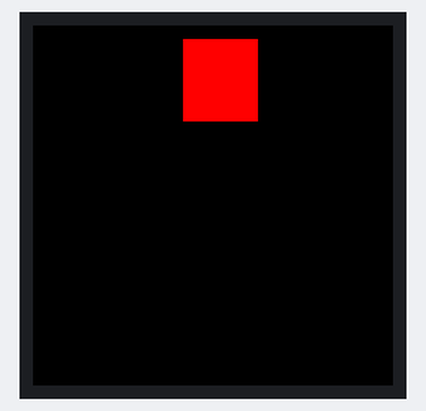
Bench run of a program on a simulated ESP32. Parts: 240×240 colour display.

Above: at 0.26 s.
At 0.89 s:
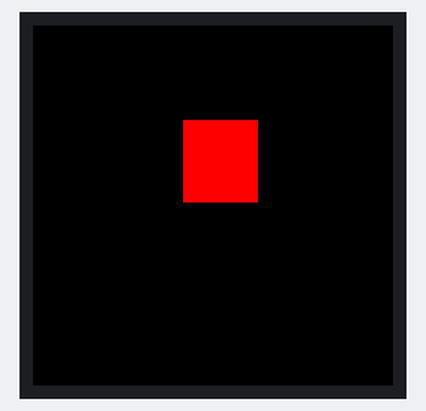
At 1.63 s:
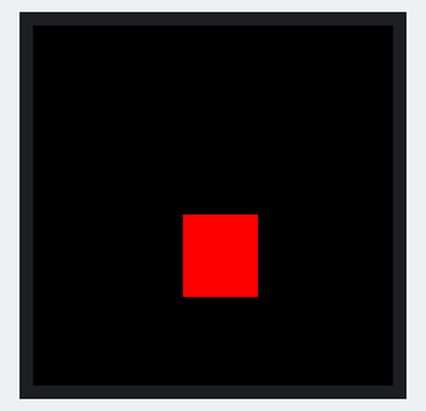
At 2.26 s:
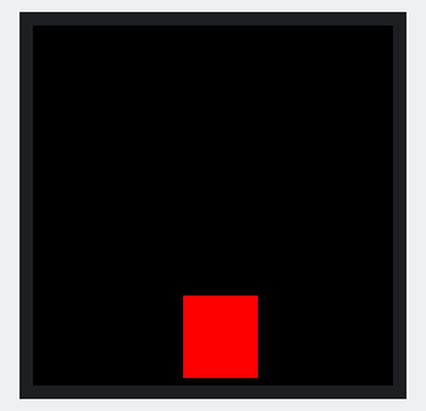
At 3.0 s:
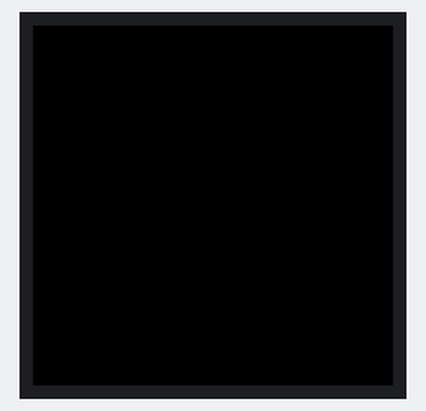
At 4.11 s:
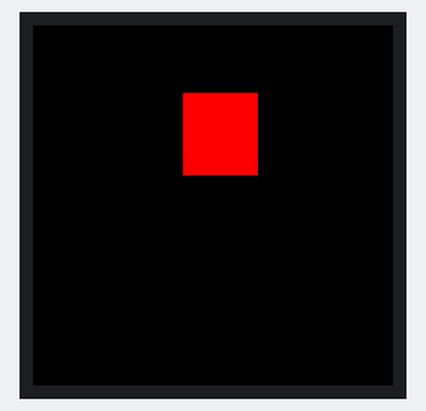

Measured:
- by itself, everything shown: repeats every 3.4 s, in 28 steps
- what the display in image 4 shows lasts 0.6 s, from 2.9 s to 3.5 s

The program:

main.cpp
```cpp
#include <Arduino.h>
#include <Adafruit_GFX.h>
#include <Adafruit_GC9A01A.h>
#include <SPI.h>


#define TFT_RES  4    //TFT_RES
#define TFT_CS   5    //TFT_CS
#define TFT_DC   15   //TFT_A0
#define TFT_MOSI 23   //TFT_SDA
#define TFT_SCLK 18   //TFT_SCK
#define SCREEN_WIDTH 240
#define SCREEN_HEIGHT 240
#define FPS 60

Adafruit_GC9A01A screen(TFT_CS, TFT_DC);

int y = 0;

void setup() {
  Serial.begin(115200);
  screen.begin();
  screen.fillScreen(GC9A01A_BLACK);

}

void loop() {
  int oldY = y;
  y += 9.81;
  if (y>=240+55)
  {
    y=0;
  }
  screen.fillRect(100,oldY,50,55,GC9A01A_BLACK);
  screen.fillRect(100,y,50,55,GC9A01A_RED);
  delay(100);
}
```

screen.cpp
```cpp

```
